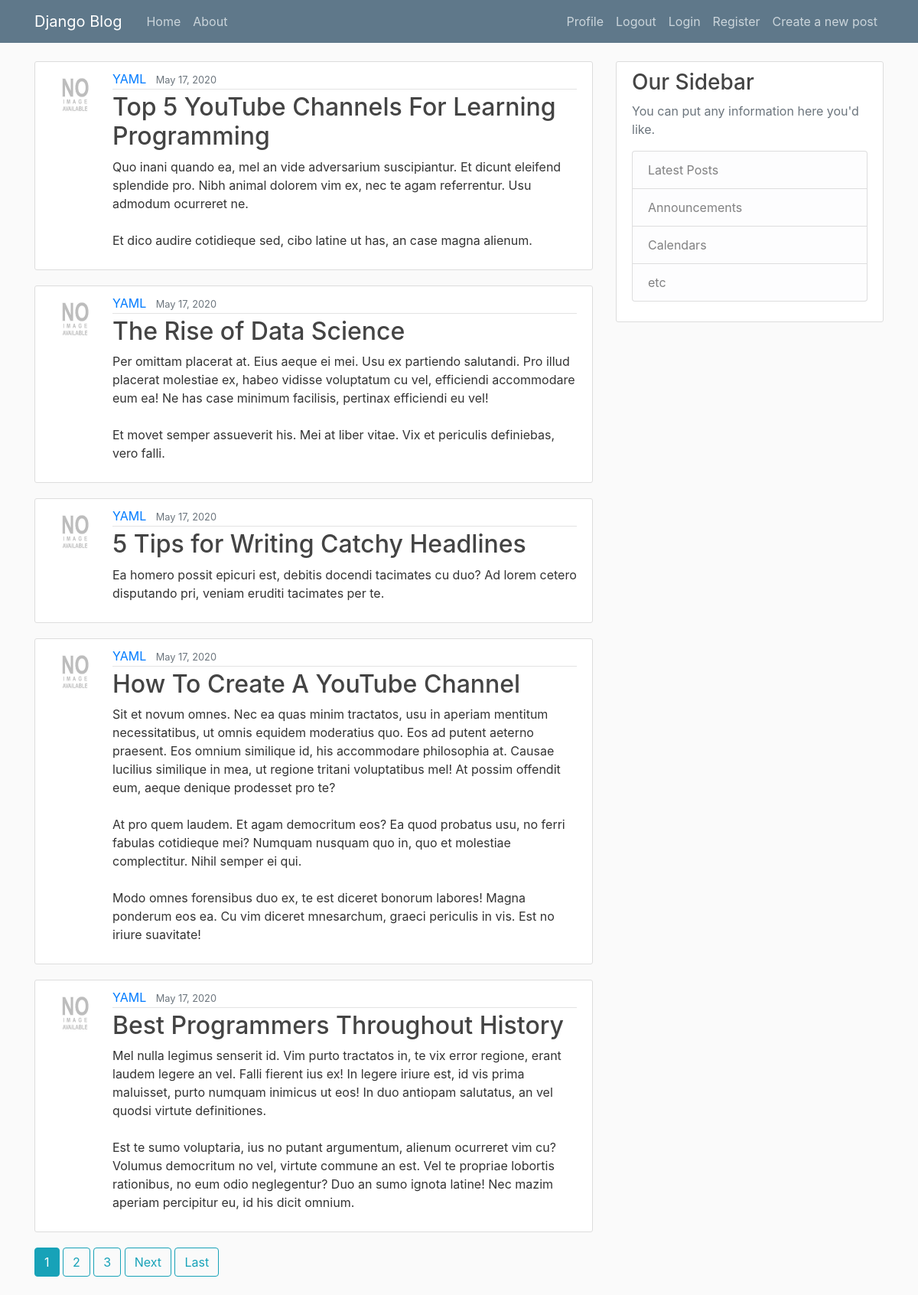
The page / on the database its author committed.
### blog/models.py (models this page shows, shortened)
class Post(models.Model):
	title = models.CharField(max_length=1000)
	content = models.TextField()
	date_posted = models.DateTimeField(default=timezone.now)
	author = models.ForeignKey(User, on_delete=models.CASCADE)

### users/models.py (models this page shows, shortened)
class Profile(models.Model):
	user = models.OneToOneField(User, on_delete=models.CASCADE)
	image = models.ImageField(default='default.jpg', upload_to='profile/pics')

### blog/views.py (the view)
# urls.py: path('', PostListView.as_view(), name='home-page'),
class PostListView(ListView):
	model = Post
	template_name = 'blog/home.html'
	context_object_name = 'Post'
	ordering = ['-author']
	paginate_by = 5

### blog/templates/blog/home.html (shortened to what this page needs)
{% extends "blog/base.html" %}
{% block content %}
    {% for post in Post %}
        <article class="media content-section">
          <img class="rounded-circle article-img" src="{{ post.author.profile.image.url }}">
          <div class="media-body">
            <div class="article-metadata">
              <a class="mr-2" href="{% url 'user-posts' post.author.username %}">{{ post.author }}</a>
              <small class="text-muted">{{ post.date_posted|date:"F d, Y" }}</small>
            </div>
            <h2><a class="article-title" href="{% url 'post-detail' post.id %}">{{ post.title }}</a></h2>
            <p class="article-content">{{ post.content }}</p>
          </div>
        </article>
    {% endfor %}
    {% if is_paginated %}
      {% for num in page_obj.paginator.page_range %}
        {% if page_obj.number == num %}
          <a class="btn btn-info mb-4" href="?page={{ num }}">{{ num }}</a>
        {% elif num > page_obj.number|add:'-3' and num < page_obj.number|add:'3' %}
          <a class="btn btn-outline-info mb-4" href="?page={{ num }}">{{ num }}</a>
        {% endif %}
      {% endfor %}
      {% if page_obj.has_next %}
        <a class="btn btn-outline-info mb-4" href="?page={{ page_obj.next_page_number }}">Next</a>
        <a class="btn btn-outline-info mb-4" href="?page={{ page_obj.paginator.num_pages }}">Last</a>
      {% endif %}
    {% endif %}
{% endblock content %}

### blog/templates/blog/base.html (shortened to what this page needs)
{% load static %}
<!DOCTYPE html>
<html>
<head>
    <link rel="stylesheet" href="https://stackpath.bootstrapcdn.com/bootstrap/4.3.1/css/bootstrap.min.css">
    <link rel="stylesheet" type="text/css" href="{% static 'blog/main.css' %}">
</head>
<body>
    <header class="site-header">
      <nav class="navbar navbar-expand-md navbar-dark bg-steel fixed-top">
        <div class="container">
          <a class="navbar-brand mr-4" href="#">Django Blog</a>
          <div class="collapse navbar-collapse" id="navbarToggle">
            <div class="navbar-nav mr-auto">
              <a class="nav-item nav-link" href="{% url 'home-page' %}">Home</a>
              <a class="nav-item nav-link" href="{% url 'about-page' %}">About</a>
            </div>
            <div class="navbar-nav">
                <a class="nav-item nav-link" href="{% url 'profile' %}">Profile</a>
                <a class="nav-item nav-link" href="{% url 'logout' %}">Logout</a>
                <a class="nav-item nav-link" href="{% url 'login' %}">Login</a>
                <a class="nav-item nav-link" href="{% url 'register' %}">Register</a>
                <a class="nav-item nav-link" href="{% url 'post-create' %}">Create a new post</a>
            </div>
          </div>
        </div>
      </nav>
    </header>
    <main role="main" class="container">
      <div class="row">
        <div class="col-md-8">
          {% block content %}{% endblock %}
        </div>
        <div class="col-md-4">
          <div class="content-section">
            <h3>Our Sidebar</h3>
            <p class='text-muted'>You can put any information here you'd like.
              <ul class="list-group">
                <li class="list-group-item list-group-item-light">Latest Posts</li>
                <li class="list-group-item list-group-item-light">Announcements</li>
                <li class="list-group-item list-group-item-light">Calendars</li>
                <li class="list-group-item list-group-item-light">etc</li>
              </ul>
            </p>
          </div>
        </div>
      </div>
    </main>
</body>
</html>

### blog/static/blog/main.css (style rules this page uses)
body { background: #fafafa; color: #333333; margin-top: 5rem; }
h1, h2, h3, h4, h5, h6 { color: #444444; }
ul { margin: 0; }
.bg-steel { background-color: #5f788a; }
.site-header .navbar-nav .nav-link { color: #cbd5db; }
.content-section { background: #ffffff; padding: 10px 20px; border: 1px solid #dddddd; border-radius: 3px; margin-bottom: 20px; }
.article-title { color: #444444; }
.article-content { white-space: pre-line; }
.article-img { height: 65px; width: 65px; margin-right: 16px; }
.article-metadata { padding-bottom: 1px; margin-bottom: 4px; border-bottom: 1px solid #e3e3e3 }

### rows shown on the page
Post: author.profile.image (placeholder picture), author "YAML", date_posted "May 17, 2020", title "Top 5 YouTube Channels For Learning Programming", content "Quo inani quando ea, mel an vide adversarium suscipiantur. Et dicunt eleifend splendide pro. Nibh animal dolorem vim ex, nec te agam referrentur. Usu admodum ocurreret ne. Et dico audire cotidieque sed, cibo latine ut has, an case magna alienum."
Post: author.profile.image (placeholder picture), author "YAML", date_posted "May 17, 2020", title "The Rise of Data Science", content "Per omittam placerat at. Eius aeque ei mei. Usu ex partiendo salutandi. Pro illud placerat molestiae ex, habeo vidisse voluptatum cu vel, efficiendi accommodare eum ea! Ne has case minimum facilisis, pertinax efficiendi eu vel! Et movet semper assueverit his. Mei at liber vitae. Vix et periculis definiebas, vero falli."
Post: author.profile.image (placeholder picture), author "YAML", date_posted "May 17, 2020", title "5 Tips for Writing Catchy Headlines", content "Ea homero possit epicuri est, debitis docendi tacimates cu duo? Ad lorem cetero disputando pri, veniam eruditi tacimates per te."
Post: author.profile.image (placeholder picture), author "YAML", date_posted "May 17, 2020", title "How To Create A YouTube Channel", content "Sit et novum omnes. Nec ea quas minim tractatos, usu in aperiam mentitum necessitatibus, ut omnis equidem moderatius quo. Eos ad putent aeterno praesent. Eos omnium similique id, his accommodare philosophia at. Causae lucilius similique in mea, ut regione tritani voluptatibus mel! At possim offendit eum, aeque denique prodesset pro te? At pro quem laudem. Et agam democritum eos? Ea quod probatus usu, no ferri fabulas cotidieque mei? Numquam nusquam quo in, quo et molestiae complectitur. Nihil semper ei qui. Modo omnes forensibus duo ex, te est diceret bonorum labores! Magna ponderum eos ea. Cu vim diceret mnesarchum, graeci periculis in vis. Est no iriure suavitate!"
Post: author.profile.image (placeholder picture), author "YAML", date_posted "May 17, 2020", title "Best Programmers Throughout History", content "Mel nulla legimus senserit id. Vim purto tractatos in, te vix error regione, erant laudem legere an vel. Falli fierent ius ex! In legere iriure est, id vis prima maluisset, purto numquam inimicus ut eos! In duo antiopam salutatus, an vel quodsi virtute definitiones. Est te sumo voluptaria, ius no putant argumentum, alienum ocurreret vim cu? Volumus democritum no vel, virtute commune an est. Vel te propriae lobortis rationibus, no eum odio neglegentur? Duo an sumo ignota latine! Nec mazim aperiam percipitur eu, id his dicit omnium."

### other values the page prints
{{ num }} "1"
{{ num }} "2" "3"
